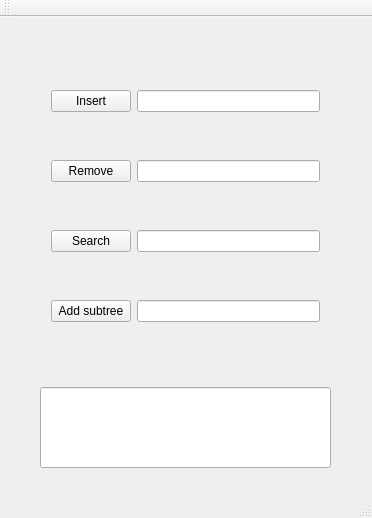
<?xml version="1.0" encoding="UTF-8"?>
<ui version="4.0">
 <class>MainWindow</class>
 <widget class="QMainWindow" name="MainWindow">
  <property name="geometry">
   <rect>
    <x>0</x>
    <y>0</y>
    <width>372</width>
    <height>518</height>
   </rect>
  </property>
  <property name="windowTitle">
   <string>MainWindow</string>
  </property>
  <property name="styleSheet">
   <string notr="true">QWidget
{
	background: url(:/i) no-repeat right bottom;
 	background-size: cover;
	background-attachment: fixed;
}</string>
  </property>
  <widget class="QWidget" name="centralWidget">
   <widget class="QLineEdit" name="line_logs">
    <property name="geometry">
     <rect>
      <x>40</x>
      <y>370</y>
      <width>291</width>
      <height>81</height>
     </rect>
    </property>
   </widget>
   <widget class="QWidget" name="layoutWidget">
    <property name="geometry">
     <rect>
      <x>40</x>
      <y>20</y>
      <width>291</width>
      <height>341</height>
     </rect>
    </property>
    <layout class="QVBoxLayout" name="verticalLayout">
     <item>
      <layout class="QHBoxLayout" name="horizontalLayout">
       <item>
        <widget class="QPushButton" name="button_insert">
         <property name="text">
          <string>Insert</string>
         </property>
        </widget>
       </item>
       <item>
        <widget class="QLineEdit" name="line_insert">
         <property name="text">
          <string/>
         </property>
        </widget>
       </item>
      </layout>
     </item>
     <item>
      <layout class="QHBoxLayout" name="horizontalLayout_2">
       <item>
        <widget class="QPushButton" name="button_remove">
         <property name="text">
          <string>Remove</string>
         </property>
        </widget>
       </item>
       <item>
        <widget class="QLineEdit" name="line_remove">
         <property name="text">
          <string/>
         </property>
        </widget>
       </item>
      </layout>
     </item>
     <item>
      <layout class="QHBoxLayout" name="horizontalLayout_3">
       <item>
        <widget class="QPushButton" name="button_search">
         <property name="text">
          <string>Search</string>
         </property>
        </widget>
       </item>
       <item>
        <widget class="QLineEdit" name="line_search">
         <property name="text">
          <string/>
         </property>
        </widget>
       </item>
      </layout>
     </item>
     <item>
      <layout class="QHBoxLayout" name="horizontalLayout_4">
       <item>
        <widget class="QPushButton" name="button_add_subtree">
         <property name="text">
          <string>Add subtree</string>
         </property>
        </widget>
       </item>
       <item>
        <widget class="QLineEdit" name="line_subtree">
         <property name="text">
          <string/>
         </property>
        </widget>
       </item>
      </layout>
     </item>
    </layout>
   </widget>
  </widget>
  <widget class="QMenuBar" name="menuBar">
   <property name="geometry">
    <rect>
     <x>0</x>
     <y>0</y>
     <width>372</width>
     <height>21</height>
    </rect>
   </property>
  </widget>
  <widget class="QToolBar" name="mainToolBar">
   <attribute name="toolBarArea">
    <enum>TopToolBarArea</enum>
   </attribute>
   <attribute name="toolBarBreak">
    <bool>false</bool>
   </attribute>
  </widget>
  <widget class="QStatusBar" name="statusBar"/>
 </widget>
 <layoutdefault spacing="6" margin="11"/>
 <resources/>
 <connections>
  <connection>
   <sender>button_insert</sender>
   <signal>clicked()</signal>
   <receiver>line_insert</receiver>
   <slot>copy()</slot>
   <hints>
    <hint type="sourcelabel">
     <x>414</x>
     <y>74</y>
    </hint>
    <hint type="destinationlabel">
     <x>490</x>
     <y>73</y>
    </hint>
   </hints>
  </connection>
  <connection>
   <sender>button_remove</sender>
   <signal>clicked()</signal>
   <receiver>line_remove</receiver>
   <slot>copy()</slot>
   <hints>
    <hint type="sourcelabel">
     <x>435</x>
     <y>108</y>
    </hint>
    <hint type="destinationlabel">
     <x>504</x>
     <y>109</y>
    </hint>
   </hints>
  </connection>
  <connection>
   <sender>button_search</sender>
   <signal>clicked()</signal>
   <receiver>line_search</receiver>
   <slot>copy()</slot>
   <hints>
    <hint type="sourcelabel">
     <x>419</x>
     <y>148</y>
    </hint>
    <hint type="destinationlabel">
     <x>498</x>
     <y>149</y>
    </hint>
   </hints>
  </connection>
  <connection>
   <sender>button_add_subtree</sender>
   <signal>clicked()</signal>
   <receiver>line_subtree</receiver>
   <slot>copy()</slot>
   <hints>
    <hint type="sourcelabel">
     <x>356</x>
     <y>190</y>
    </hint>
    <hint type="destinationlabel">
     <x>424</x>
     <y>190</y>
    </hint>
   </hints>
  </connection>
 </connections>
</ui>
